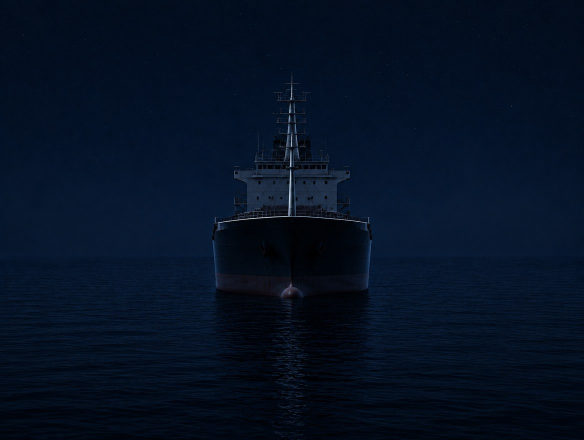
#> input picture media/vessels/night/src/cargo_bow.jpg, 1168 x 880 px (shown at 1/2 size); its folder holds 4 pictures in this run
$ python compose_night.py
#> lines starting #> are read from the running program, lines starting #| are printed output that depends on the picture
### media/vessels/night/lightup.py
"""Overlay navigation lights (glowing dots) on an unlit night vessel image.
usage: python lightup.py <in.png> <out.png> "<x,y,color[,r]>;..."   colors: w r g y
"""
import sys
from PIL import Image, ImageDraw, ImageFilter

COL = {"w": (255, 255, 240), "r": (255, 40, 30), "g": (40, 255, 90), "y": (255, 210, 40)}

def lightup(src, dst, spec):
    base = Image.open(src).convert("RGB")
    glow = Image.new("RGB", base.size, (0, 0, 0))
    core = Image.new("RGBA", base.size, (0, 0, 0, 0))
    gd, cd = ImageDraw.Draw(glow), ImageDraw.Draw(core)
    for item in spec.split(";"):
        p = item.split(","); x, y, c = int(p[0]), int(p[1]), p[2]; r = int(p[3]) if len(p) > 3 else 9
        col = COL[c]
        gd.ellipse((x - r * 4, y - r * 4, x + r * 4, y + r * 4), fill=tuple(v // 2 for v in col))
        cd.ellipse((x - r, y - r, x + r, y + r), fill=col + (255,))
        cd.ellipse((x - r // 2, y - r // 2, x + r // 2, y + r // 2), fill=(255, 255, 255, 230))
    glow = glow.filter(ImageFilter.GaussianBlur(14))
    from PIL import ImageChops
    out = ImageChops.screen(base, glow)
    out.paste(core, (0, 0), core)
    out.save(dst)

# [2 lines that do not run on import are left out]

### media/vessels/night/compose_night.py
"""Light up the unlit night vessel bases (src/*.jpg) with the correct COLREGS light arrays.
Output: <family>_<view>.jpg, view = bow | port | stern. Coordinates are percent of the base image.
Run: python media/vessels/night/compose_night.py
"""
import os, sys
sys.path.insert(0, os.path.dirname(__file__))
from PIL import Image
from lightup import lightup

HERE = os.path.dirname(__file__)
OUT = HERE

W_, R_, G_, Y_ = "w", "r", "g", "y"
stack = lambda x, ys, c: [(x, y, c) for y in ys]

# cargo ship (> 50 m)
CP_MH = [(14.2, 41, W_), (82, 33, W_)]; CP_SIDE = [(80.8, 51.4, R_)]
CB_MH = [(50, 36, W_), (50, 19.5, W_)]; CB_SIDE = [(38, 47, G_), (62, 47, R_)]
CS_STERN = [(50, 51, W_)]

V = {
 # power-driven > 50 m
 "power_big_bow":   ("cargo_bow",   CB_MH + CB_SIDE),
 "power_big_port":  ("cargo_port",  CP_MH + CP_SIDE),
 "power_big_stern": ("cargo_stern", CS_STERN),
 # power-driven < 50 m
 "power_small_bow":   ("motor_bow",   [(50, 33, W_), (38, 50, G_), (62, 50, R_)]),
 "power_small_port":  ("motor_port",  [(62, 35, W_), (40, 49.5, R_)]),
 "power_small_stern": ("motor_stern", [(50, 58, W_)]),
 # sailing
 "sail_bow":   ("sail_bow",   [(47, 72, G_), (53, 72, R_)]),
 "sail_port":  ("sail_port",  [(31.5, 72, R_)]),
 "sail_stern": ("sail_stern", [(49.5, 72, W_)]),
 "sail_optional_port": ("sail_port", [(48.8, 8.5, R_), (48.8, 12.5, G_)]),   # masthead only (Alex)
 "sail_optional_stern": ("sail_stern", [(49.5, 6.5, R_), (49.5, 10.5, G_)]),
 "sail_optional_bow":  ("sail_bow",  [(50, 6.5, R_), (50, 10.5, G_)]),   # masthead only, no deck sidelights (Alex)
 # pilot (white over red)
 "pilot_bow":   ("pilot_bow",   [(50, 22, W_), (50, 27, R_), (33, 52, G_), (67, 52, R_)]),
 "pilot_port":  ("pilot_port",  [(56.5, 27, W_), (56.5, 31.5, R_), (41, 44, R_)]),
 "pilot_stern": ("pilot_stern", [(50, 17, W_), (50, 22, R_), (50, 58, W_)]),
 # trawler (green over white)
 "trawler_bow":   ("trawler_bow",   [(50, 17, G_), (50, 22, W_), (41, 45, G_), (59, 45, R_)]),
 "trawler_port":  ("trawler_port",  [(26.5, 24.5, G_), (26.5, 29.5, W_), (41, 45, R_)]),
 "trawler_stern": ("trawler_stern", [(49.5, 20.5, G_), (49.5, 25.5, W_), (50, 62, W_)]),
 # fishing other than trawling (red over white)
 "netfish_bow":   ("netfish_bow",   [(50, 15, R_), (50, 20, W_), (41, 45, G_), (59, 45, R_)]),
 "netfish_port":  ("netfish_port",  [(37.8, 25, R_), (37.8, 30, W_), (56, 50, R_)]),
 "netfish_stern": ("netfish_stern", [(49.5, 22.5, R_), (49.5, 27.5, W_), (49.5, 58, W_)]),
 # restricted in ability to manoeuvre (red-white-red), making way
 "ram_bow":   ("work_bow",   [(50, 14.5, W_)] + [(50, 22, R_), (50, 26.5, W_), (50, 31, R_)] + [(37, 45, G_), (63, 45, R_)]),
 "ram_port":  ("work_port",  [(35.8, 23.5, W_), (35.8, 28.5, R_), (35.8, 33, W_), (35.8, 37.5, R_), (25, 46, R_)]),
 "ram_stern": ("work_stern", [(49.5, 22, R_), (49.5, 26.5, W_), (49.5, 31, R_), (50, 63, W_)]),
 # RAM with obstruction: 2 red = obstructed side (starboard), 2 green = side to pass (port)
 "dredge_bow":  ("work_bow",  [(50, 14.5, W_), (50, 22, R_), (50, 26.5, W_), (50, 31, R_),
                               (43.5, 22, R_), (43.5, 26.5, R_), (56.5, 22, G_), (56.5, 26.5, G_), (37, 45, G_), (63, 45, R_)]),
 "dredge_port": ("work_port", [(35.8, 23.5, W_), (35.8, 28.5, R_), (35.8, 33, W_), (35.8, 37.5, R_),
                               (38.6, 28.5, G_), (38.6, 33, G_), (25, 46, R_)]),
 "dredge_stern": ("work_stern", [(49.5, 22, R_), (49.5, 26.5, W_), (49.5, 31, R_),
                                 (43.5, 22, G_), (43.5, 26.5, G_), (55.5, 22, R_), (55.5, 26.5, R_), (50, 63, W_)]),
 # diving vessel, stopped: red-white-red only, no navigation lights
 "divers_bow":   ("dive_bow",   [(50, 21, R_), (50, 25, W_), (50, 29, R_)]),
 "divers_port":  ("dive_port",  [(45.3, 27.5, R_), (45.3, 31.5, W_), (45.3, 35.5, R_)]),
 "divers_stern": ("dive_stern", [(49.5, 24, R_), (49.5, 28, W_), (49.5, 32, R_)]),
 # constrained by draught: 3 red
 "draft_bow":   ("cargo_bow",   CB_MH + stack(50, [23.5, 27.5, 31.5], R_) + CB_SIDE),
 "draft_port":  ("cargo_port",  CP_MH + stack(82, [37.5, 41.5, 45.5], R_) + CP_SIDE),
 "draft_stern": ("cargo_stern", stack(50, [22, 26, 30], R_) + CS_STERN),
 # minesweeper (side view only, per Alex)
 "mines_port":  ("mines_port", [(46.8, 22, G_), (42, 26.8, G_), (51.5, 26.8, G_), (46.3, 31.5, W_), (38, 46, R_)]),
 # not under command, making way: 2 red + sidelights + stern, no masthead
 "nuc_bow":   ("cargo_bow",   stack(50, [20, 24.5], R_) + CB_SIDE),
 "nuc_port":  ("cargo_port",  stack(82, [33, 37.5], R_) + CP_SIDE),
 "nuc_stern": ("cargo_stern", stack(50, [20, 24.5], R_) + CS_STERN),
 # aground: 2 red + anchor lights, no navigation lights
 "aground_bow":   ("cargo_bow",   stack(50, [20, 24.5], R_) + [(50, 38, W_), (50, 45, W_)]),
 "aground_port":  ("cargo_port",  [(14.2, 41, W_), (82, 43, W_)] + stack(82, [33, 37.5], R_)),   # anchor light on the mast, not the stern (Alex)
 "aground_stern": ("cargo_stern", stack(50, [20, 24.5], R_)),   # no white from astern (Alex)
 # at anchor > 50 m: two white, forward higher
 "anchor_big_bow":   ("cargo_bow",   [(50, 38, W_), (50, 45, W_)]),
 "anchor_big_port":  ("cargo_port",  [(14.2, 41, W_), (82, 43, W_)]),   # aft anchor light on the mast (Alex)
 "anchor_big_stern": ("cargo_stern", [(50, 31, W_)]),   # on the mast
 # at anchor < 50 m: one white all-round
 "anchor_small_bow":   ("motor_bow",   [(50, 33, W_)]),
 "anchor_small_port":  ("motor_port",  [(62, 35, W_)]),
 "anchor_small_stern": ("motor_stern", [(49.5, 26, W_)]),
 # towing, tow <= 200 m: 2 masthead in a vertical line
 "tow_bow":   ("tug_bow",   stack(49.5, [13, 17.5], W_) + [(37, 50, G_), (62, 50, R_)]),
 "tow_port":  ("tug_port",  stack(17.8, [37, 43], W_) + [(14.5, 54, R_), (50.5, 58.5, R_)]),
 "tow_stern": ("tug_stern", [(49.5, 53.5, Y_), (49.5, 58, W_)]),
 # towing, tow > 200 m: 3 masthead in a vertical line
 "tow_long_bow":  ("tug_bow",      stack(49.5, [13, 17.5, 22], W_) + [(37, 50, G_), (62, 50, R_)]),
 "tow_long_port": ("tuglong_port", stack(8.3, [38, 43, 48], W_) + [(6, 53, R_), (70.5, 54.5, R_)]),
 # sailing vessel under engine: white masthead (225 deg sector) half-way up the mast + sidelights
 "sail_motor_bow":   ("sail_bow",   [(50, 40, W_), (47, 72, G_), (53, 72, R_)]),
 "sail_motor_port":  ("sail_port",  [(48.6, 40, W_), (31.5, 72, R_)]),
 "sail_motor_stern": ("sail_stern", [(49.5, 72, W_)]),
 # lesson question scenes (drone view behind my boat)
 "scene_ex1": ("scene_ex1", [(65.3, 30.5, Y_), (65.3, 33.5, W_), (72, 46, W_), (47.5, 70, W_)]),   # tug on my starboard, seen from astern
 "scene_ex2": ("scene_ex2", [(27, 22.5, W_), (27, 26.5, R_), (30.5, 37.5, R_), (52.8, 68, W_)]),  # pilot on my port, port side to port side
 # hovercraft: flashing yellow
 "hover_bow":   ("hover_bow",   [(49.5, 24.5, Y_), (49.5, 29, W_), (24, 52, G_), (75, 52, R_)]),
 "hover_port":  ("hover_port",  [(37, 29.5, Y_), (37, 34, W_), (24, 45, R_)]),
 "hover_stern": ("hover_stern", [(49.5, 26, Y_), (49.5, 50, W_)]),
}

if __name__ == "__main__":
    for name, (base, lights) in V.items():
        src = os.path.join(HERE, "src", base + ".jpg")
        W, H = Image.open(src).size
#> W = 1168; H = 880
        r = max(8, int(W * (0.008 if base.startswith("scene") else 0.011 if base.endswith("_port") else 0.014)))
#> r = 16
        spec = ";".join(f"{int(x * W / 100)},{int(y * H / 100)},{c},{r}" for x, y, c in lights)
        lightup(src, os.path.join(OUT, name + ".jpg"), spec)
#> in lightup, base is the input picture: PIL image 1168x880 RGB; mean R, G, B 4.9, 17, 35.4
#> in lightup, `glow = Image.new("RGB", base.size, (0, 0, 0))`: glow: PIL image 1168x880 RGB; every value is 0
#> in lightup, `core = Image.new("RGBA", base.size, (0, 0, 0, 0))`: core: PIL image 1168x880 RGBA; every value is 0
#> in lightup, `glow = glow.filter(ImageFilter.GaussianBlur(14))`:
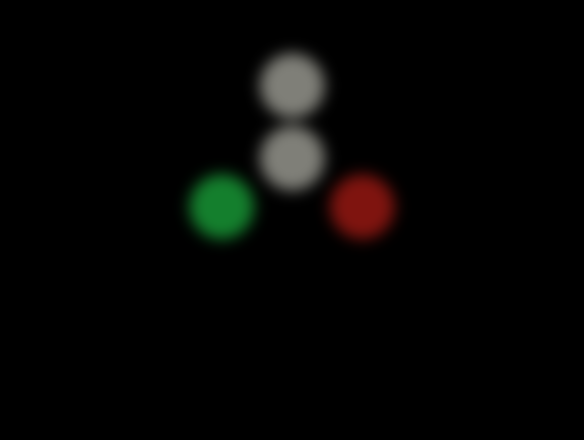
#> glow: PIL image 1168x880 RGB (shown at 1/2 size); mean R, G, B 5.1, 5.1, 3.8
#> in lightup, `out = ImageChops.screen(base, glow)`:
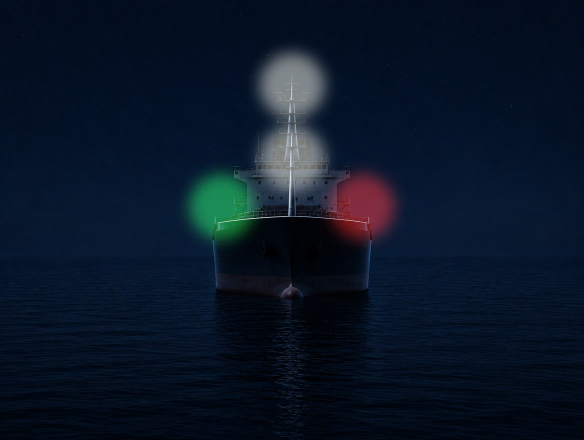
#> out: PIL image 1168x880 RGB (shown at 1/2 size); mean R, G, B 9.8, 21.7, 38.6
#> in lightup, `out.paste(core, (0, 0), core)`:
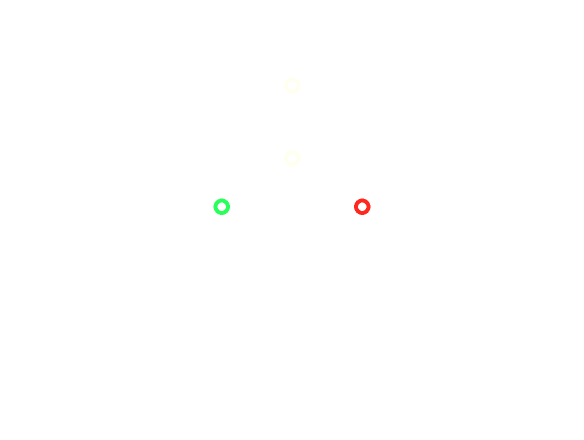
#> core: PIL image 1168x880 RGBA (shown at 1/2 size); mean R, G, B, A 0.7, 0.7, 0.6, 0.8; transparent parts drawn white
#> pass 2 of the loop `for name, (base, lights) in V.items():`:
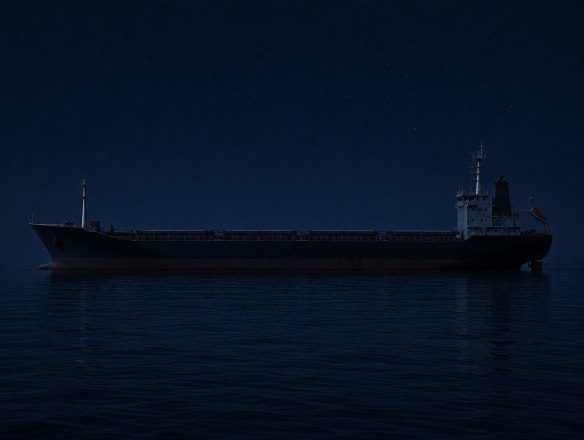
#> input picture media/vessels/night/src/cargo_port.jpg, 1168 x 880 px (shown at 1/2 size)
#> r = 12
#> in lightup, base is the input picture: PIL image 1168x880 RGB; mean R, G, B 7, 18.7, 36.6
#> in lightup (call 2), `glow = glow.filter(ImageFilter.GaussianBlur(14))`:
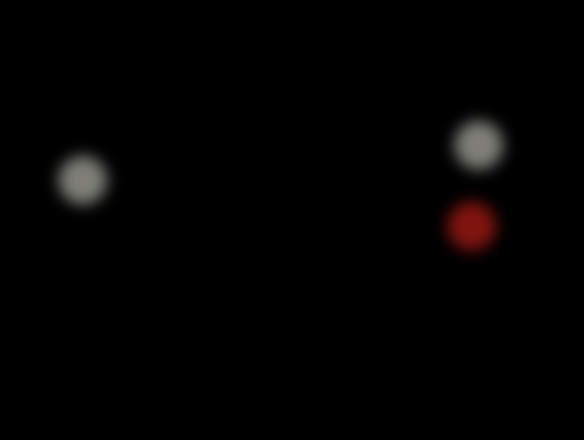
#> glow: PIL image 1168x880 RGB (shown at 1/2 size); mean R, G, B 2.7, 2, 1.8
#> in lightup (call 2), `out.paste(core, (0, 0), core)`:
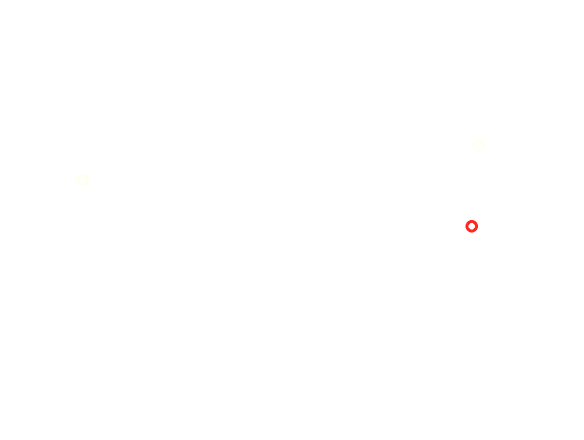
#> core: PIL image 1168x880 RGBA (shown at 1/2 size); mean R, G, B, A 0.4, 0.3, 0.3, 0.4; transparent parts drawn white
#> pass 3 of the loop `for name, (base, lights) in V.items():`:
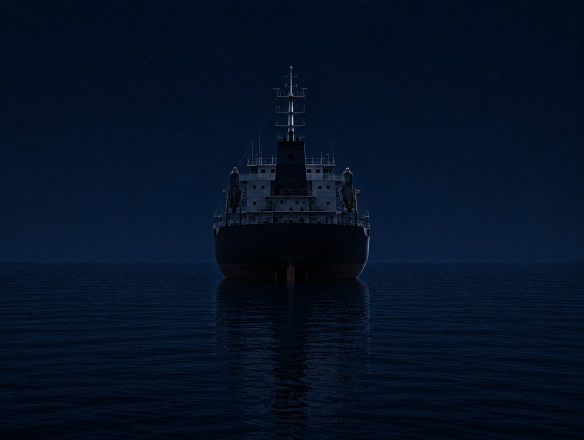
#> input picture media/vessels/night/src/cargo_stern.jpg, 1168 x 880 px (shown at 1/2 size)
#> r = 16
#> in lightup, base is the input picture: PIL image 1168x880 RGB; mean R, G, B 5.1, 17.7, 36.8
#> in lightup (call 3), `glow = glow.filter(ImageFilter.GaussianBlur(14))`:
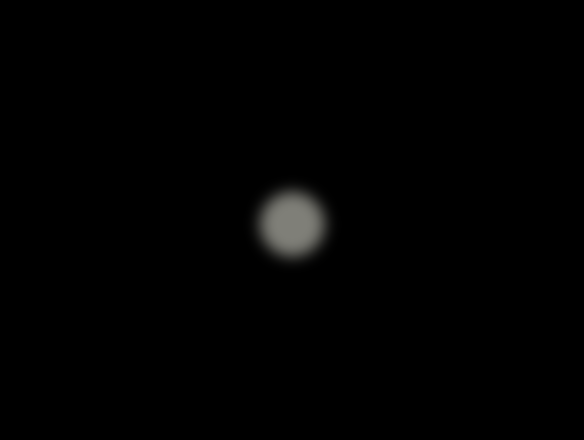
#> glow: PIL image 1168x880 RGB (shown at 1/2 size); mean R, G, B 1.6, 1.6, 1.5
#> (the run stopped early here; a loop or call above may not have finished)
